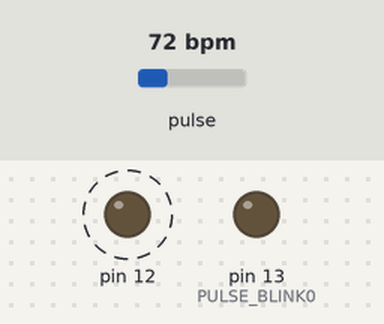
Recording of a sketch running on a simulated Arduino Uno, built with avr-gcc and run on an emulated ATmega328P. On the bench: output pins drawn as LEDs (lit = HIGH). Dashed ring = blinking. The inputs (shaded band) are chosen by the test bench; at power-on: pulse 72 bpm.

Above: at 1.2 s.
1.3 s: pulse set to 42 bpm
At 3.4 s:
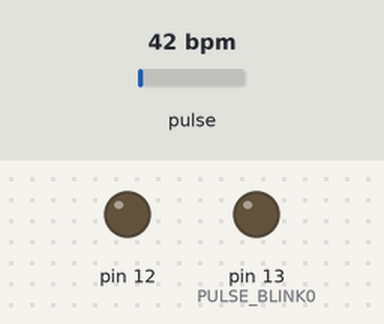
3.7 s: pulse set to 100 bpm
At 4.41 s:
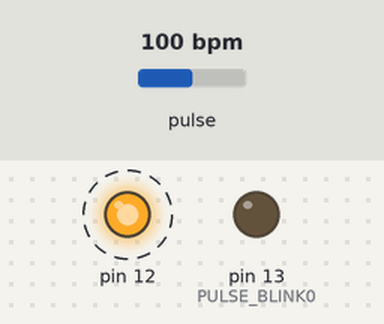
Timing chart, 0 to 12.7 s (numbered marks = the images above; inputs shaded):
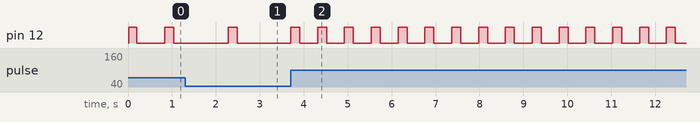

Measured:
- after the input at 3.7 s, pin 12: alternates HIGH for 0.20 s and LOW for 0.41 s, starting after 0.62 s

The sketch:

TwoPulseSensors_On_OneArduino.ino
```cpp
// (licence header left out)
/*
   Every Sketch that uses the PulseSensor Playground must
   define USE_ARDUINO_INTERRUPTS before including PulseSensorPlayground.h.
   Here, #define USE_ARDUINO_INTERRUPTS false tells the library to
   not use interrupts to read data from the PulseSensor.

   If you want to use interrupts, simply change the line below
   to read:
     #define USE_ARDUINO_INTERRUPTS true

   Set US_PS_INTERRUPTS to false if either
   1) Your Arduino platform's interrupts aren't yet supported
   by PulseSensor Playground, or
   2) You don't wish to use interrupts because of the side effects.

   NOTE: if US_PS_INTERRUPTS is false, your Sketch must
   call pulse.sawNewSample() at least once every 2 milliseconds
   to accurately read the PulseSensor signal.
*/
#define USE_ARDUINO_INTERRUPTS true
#include <PulseSensorPlayground.h>


/*
   The format of our output.

   Set this to PROCESSING_VISUALIZER if you're going to run
    the multi-sensor Processing Visualizer Sketch.
    See https://github.com/WorldFamousElectronics/PulseSensorAmped_2_Sensors

   Set this to SERIAL_PLOTTER if you're going to run
    the Arduino IDE's Serial Plotter.
*/
const int OUTPUT_TYPE = SERIAL_PLOTTER;

/*
   Number of PulseSensor devices we're reading from.
*/
const int PULSE_SENSOR_COUNT = 2;

/*
     PULSE_POWERx = the output pin that the red (power) pin of
      the first PulseSensor will be connected to. PulseSensor only
      draws about 4mA, so almost any micro can power it from a GPIO.
      If you don't want to use pins to power the PulseSensors, you can remove
      the code dealing with PULSE_POWER0 and PULSE_POWER1.
     PULSE_INPUTx = Analog Input. Connected to the pulse sensor
      purple (signal) wire.
     PULSE_BLINKx = digital Output. Connected to an LED (must have at least
      470 ohm resistor) that will flash on each detected pulse.
     PULSE_FADEx = digital Output. PWM pin onnected to an LED (must have
      at least 470 ohm resistor) that will smoothly fade with each pulse.

     NOTE: PULSE_FADEx must be pins that support PWM.
       If USE_INTERRUPTS is true, Do not use pin 9 or 10 for PULSE_FADEx
       because those pins' PWM interferes with the sample timer.
*/
const int PULSE_INPUT0 = A0;
const int PULSE_BLINK0 = 13;    // Pin 13 is the on-board LED
const int PULSE_FADE0 = 5;

const int PULSE_INPUT1 = A1;
const int PULSE_BLINK1 = 12;
const int PULSE_FADE1 = 11;

const int THRESHOLD = 550;   // Adjust this number to avoid noise when idle

/*
   All the PulseSensor Playground functions.
   We tell it how many PulseSensors we're using.
*/
PulseSensorPlayground pulseSensor(PULSE_SENSOR_COUNT);

void setup() {
  /*
     Use 250000 baud because that's what the Processing Sketch expects to read,
     and because that speed provides about 25 bytes per millisecond,
     or 50 characters per PulseSensor sample period of 2 milliseconds.

     If we used a slower baud rate, we'd likely write bytes faster than
     they can be transmitted, which would mess up the timing
     of readSensor() calls, which would make the pulse measurement
     not work properly.
  */
  Serial.begin(250000);

  /*
     Configure the PulseSensor manager,
     telling it which PulseSensor (0 or 1)
     we're configuring.
  */

  pulseSensor.analogInput(PULSE_INPUT0, 0);
  pulseSensor.blinkOnPulse(PULSE_BLINK0, 0);
  pulseSensor.fadeOnPulse(PULSE_FADE0, 0);

  pulseSensor.analogInput(PULSE_INPUT1, 1);
  pulseSensor.blinkOnPulse(PULSE_BLINK1, 1);
  pulseSensor.fadeOnPulse(PULSE_FADE1, 1);

  pulseSensor.setSerial(Serial);
  pulseSensor.setOutputType(OUTPUT_TYPE);
  pulseSensor.setThreshold(THRESHOLD);


  // Now that everything is ready, start reading the PulseSensor signal.
  if (!pulseSensor.begin()) {
    /*
       PulseSensor initialization failed,
       likely because our Arduino platform interrupts
       aren't supported yet.

       If your Sketch hangs here, try changing USE_ARDUINO_INTERRUPTS to false.
    */
    for (;;) {
      // Flash the led to show things didn't work.
      digitalWrite(PULSE_BLINK0, LOW);
      delay(50);
      digitalWrite(PULSE_BLINK0, HIGH);
      delay(50);
    }
  }
}

void loop() {

  /*
     Wait a bit.
     We don't output every sample, because our baud rate
     won't support that much I/O.
  */
  delay(20);

  // write the latest sample to Serial.
  pulseSensor.outputSample();

  /*
     If a beat has happened on a given PulseSensor
     since we last checked, write the per-beat information
     about that PulseSensor to Serial.
  */
  for (int i = 0; i < PULSE_SENSOR_COUNT; ++i) {
    if (pulseSensor.sawStartOfBeat(i)) {
      pulseSensor.outputBeat(i);
    }
  }
}
```
